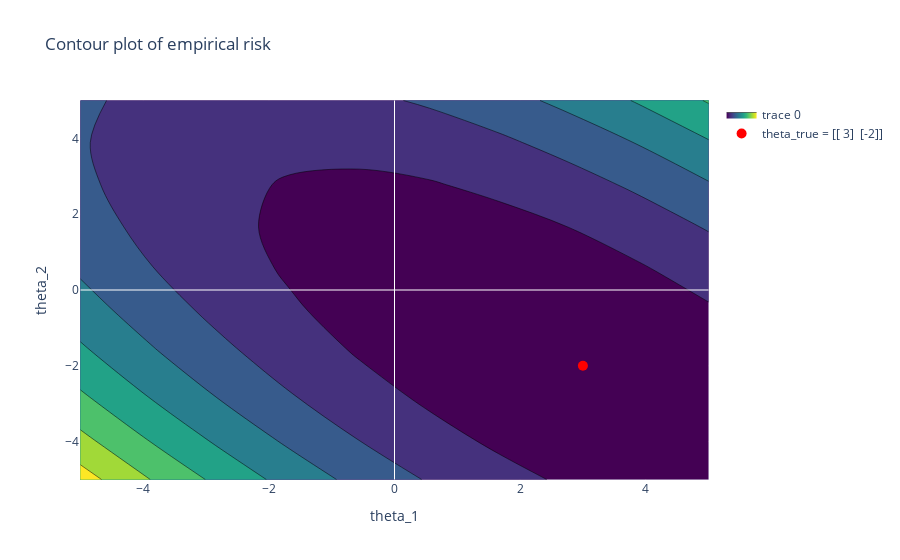

The notebook cell saved with this chart:
### Code cell
fig_cont_plot = go.Figure()

fig_cont_plot.add_trace(go.Contour(
    x=df_unreg_risk["theta_1"],
    y=df_unreg_risk["theta_2"],
    z=df_unreg_risk["emp_risk"],
    colorscale='Viridis',
    showscale=False,
    showlegend=True
))

fig_cont_plot.update_layout(
    title='Contour plot of empirical risk',
    xaxis_title='theta_1',
    yaxis_title='theta_2'
)

# # add horizontal and vertical lines at 0s
fig_cont_plot.add_shape(
    type='line',
    x0=MIN_THETA, y0=0, x1=MAX_THETA, y1=0,
    line=dict(color='white', width=1)
)

fig_cont_plot.add_shape(
    type='line',
    x0=0, y0=MIN_THETA, x1=0, y1=MAX_THETA,
    line=dict(color='white', width=1)
)

# add a point for the true theta
fig_cont_plot.add_trace(go.Scatter(
    x=theta_true[0], y=theta_true[1],
    mode='markers',
    marker=dict(size=10, color='red'),
    name=f'theta_true = {theta_true}'
))

fig_cont_plot.show()

### Figure 1 — Plotly figure (JSON) as saved in the notebook; plotly's stock layout.template omitted (floating-point values rounded to 4 significant figures)
{"data": [{"colorscale": [[0, "#440154"], [0.1111, "#482878"], [0.2222, "#3e4989"], [0.3333, "#31688e"], [0.4444, "#26828e"], [0.5556, "#1f9e89"], [0.6667, "#35b779"], [0.7778, "#6ece58"], [0.8889, "#b5de2b"], [1, "#fde725"]], "showlegend": true, "showscale": false, "type": "contour", "x": [-5, -5, -5, -5, -5, -5, -5, -5, -5, -5, -3.889, -3.889, -3.889, -3.889, -3.889, -3.889, -3.889, -3.889, -3.889, -3.889, -2.778, -2.778, -2.778, -2.778, -2.778, -2.778, -2.778, -2.778, -2.778, -2.778, -1.667, -1.667, -1.667, -1.667, -1.667, -1.667, -1.667, -1.667, -1.667, -1.667, -0.5556, -0.5556, -0.5556, -0.5556, -0.5556, -0.5556, -0.5556, -0.5556, -0.5556, -0.5556, 0.5556, 0.5556, 0.5556, 0.5556, 0.5556, 0.5556, 0.5556, 0.5556, 0.5556, 0.5556, 1.667, 1.667, 1.667, 1.667, 1.667, 1.667, 1.667, 1.667, 1.667, 1.667, 2.778, 2.778, 2.778, 2.778, 2.778, 2.778, 2.778, 2.778, 2.778, 2.778, 3.889, 3.889, 3.889, 3.889, 3.889, 3.889, 3.889, 3.889, 3.889, 3.889, 5, 5, 5, 5, 5, 5, 5, 5, 5, 5], "y": [-5, -3.889, -2.778, -1.667, -0.5556, 0.5556, 1.667, 2.778, 3.889, 5, -5, -3.889, -2.778, -1.667, -0.5556, 0.5556, 1.667, 2.778, 3.889, 5, -5, -3.889, -2.778, -1.667, -0.5556, 0.5556, 1.667, 2.778, 3.889, 5, -5, -3.889, -2.778, -1.667, -0.5556, 0.5556, 1.667, 2.778, 3.889, 5, -5, -3.889, -2.778, -1.667, -0.5556, 0.5556, 1.667, 2.778, 3.889, 5, -5, -3.889, -2.778, -1.667, -0.5556, 0.5556, 1.667, 2.778, 3.889, 5, -5, -3.889, -2.778, -1.667, -0.5556, 0.5556, 1.667, 2.778, 3.889, 5, -5, -3.889, -2.778, -1.667, -0.5556, 0.5556, 1.667, 2.778, 3.889, 5, -5, -3.889, -2.778, -1.667, -0.5556, 0.5556, 1.667, 2.778, 3.889, 5, -5, -3.889, -2.778, -1.667, -0.5556, 0.5556, 1.667, 2.778, 3.889, 5], "z": [37.15, 30.96, 25.58, 21.0, 17.24, 14.29, 12.16, 10.83, 10.32, 10.61, 30.0, 24.41, 19.64, 15.68, 12.53, 10.2, 8.674, 7.961, 8.06, 8.97, 23.66, 18.69, 14.53, 11.18, 8.649, 6.925, 6.014, 5.914, 6.625, 8.148, 18.14, 13.78, 10.24, 7.506, 5.584, 4.474, 4.175, 4.688, 6.012, 8.148, 13.45, 9.703, 6.77, 4.65, 3.341, 2.843, 3.157, 4.283, 6.22, 8.969, 9.573, 6.442, 4.123, 2.615, 1.919, 2.034, 2.961, 4.7, 7.25, 10.61, 6.521, 4.003, 2.297, 1.402, 1.319, 2.047, 3.587, 5.938, 9.101, 13.08, 4.291, 2.386, 1.292, 1.01, 1.54, 2.881, 5.034, 7.998, 11.77, 16.36, 2.882, 1.59, 1.109, 1.44, 2.583, 4.537, 7.302, 10.88, 15.27, 20.47, 2.295, 1.616, 1.748, 2.692, 4.447, 7.014, 10.39, 14.58, 19.58, 25.4]}, {"marker": {"color": "red", "size": 10}, "mode": "markers", "name": "theta_true = [[ 3]\n [-2]]", "type": "scatter", "x": [3], "y": [-2]}], "layout": {"shapes": [{"line": {"color": "white", "width": 1}, "type": "line", "x0": -5, "x1": 5, "y0": 0, "y1": 0}, {"line": {"color": "white", "width": 1}, "type": "line", "x0": 0, "x1": 0, "y0": -5, "y1": 5}], "title": {"text": "Contour plot of empirical risk"}, "xaxis": {"title": {"text": "theta_1"}}, "yaxis": {"title": {"text": "theta_2"}}}}
